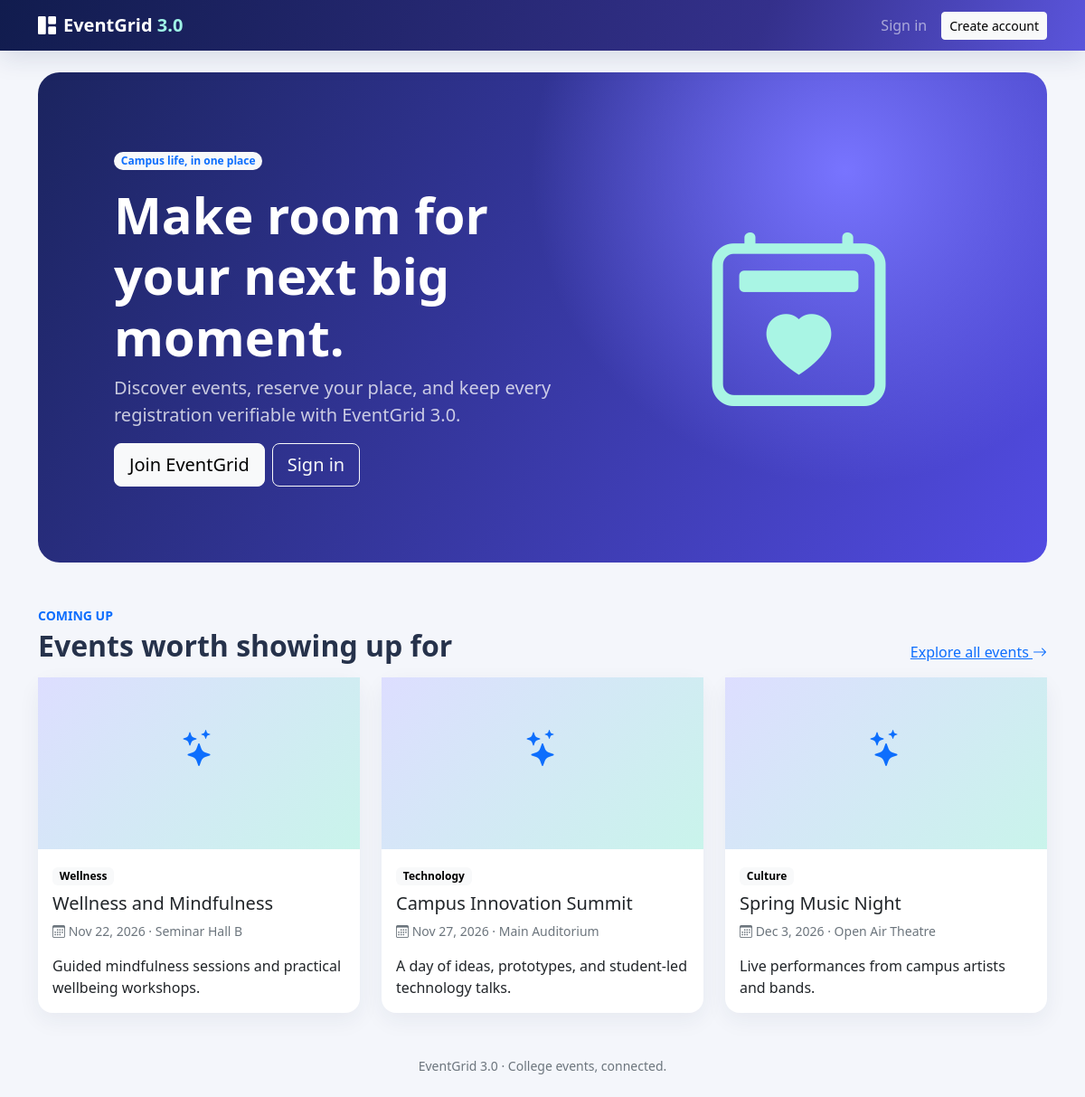
The page / on the database its author committed.
### tables this page shows
CREATE TABLE events (
  id BIGINT UNSIGNED AUTO_INCREMENT PRIMARY KEY,
  title VARCHAR(180) NOT NULL,
  description TEXT NOT NULL,
  category VARCHAR(80) NOT NULL,
  venue VARCHAR(180) NOT NULL,
  event_date DATE NOT NULL,
  start_time TIME NOT NULL,
  end_time TIME NOT NULL,
  reg_deadline DATETIME NOT NULL,
  max_participants INT UNSIGNED NOT NULL,
  poster VARCHAR(255) NULL,
  status ENUM('Open','Closed','Cancelled') NOT NULL DEFAULT 'Open',
  created_by BIGINT UNSIGNED NULL,
  created_at TIMESTAMP NOT NULL DEFAULT CURRENT_TIMESTAMP,
  updated_at TIMESTAMP NOT NULL DEFAULT CURRENT_TIMESTAMP ON UPDATE CURRENT_TIMESTAMP,
  deleted_at DATETIME NULL,
  CONSTRAINT fk_events_admin FOREIGN KEY (created_by) REFERENCES users(id) ON DELETE SET NULL,
  INDEX idx_events_date_status (event_date, status),
  INDEX idx_events_category (category)
);

### includes/functions.php (called while the page is built, shortened)
<?php
require_once __DIR__ . '/db.php';
function e(?string $value): string { return htmlspecialchars($value ?? '', ENT_QUOTES | ENT_SUBSTITUTE, 'UTF-8'); }
function url(string $path = ''): string { return rtrim(BASE_URL, '/') . ($path === '' ? '' : '/' . ltrim($path, '/')); }
function send_page_reminders(): void
{
    require_once dirname(__DIR__) . '/cron/reminder_runner.php';
    run_reminders();
}

### includes/db.php (called while the page is built, shortened)
<?php
function db(): PDO
{
    static $pdo;
    if (!$pdo) {
        $pdo = new PDO(
            'mysql:host=' . DB_HOST . ';dbname=' . DB_NAME . ';charset=utf8mb4',
            DB_USER,
            DB_PASS,
            [PDO::ATTR_ERRMODE => PDO::ERRMODE_EXCEPTION, PDO::ATTR_DEFAULT_FETCH_MODE => PDO::FETCH_ASSOC, PDO::ATTR_EMULATE_PREPARES => false]
        );
    }
    return $pdo;
}

### cron/reminder_runner.php (called while the page is built, shortened)
<?php
require_once dirname(__DIR__).'/includes/functions.php';
function run_reminders(): int
{
    $events=db()->query("SELECT id,title,event_date FROM events WHERE status='Open' AND deleted_at IS NULL AND event_date=DATE_ADD(CURDATE(),INTERVAL 1 DAY)")->fetchAll();
    $sent=0;
    return $sent;
}

### includes/auth.php (called while the page is built, shortened)
<?php
require_once __DIR__ . '/functions.php';
send_page_reminders();

### index.php (the view, shortened to what this page needs)
<?php
require_once __DIR__ . '/includes/functions.php';
$events = db()->query("SELECT e.*, (SELECT COUNT(*) FROM registrations r WHERE r.event_id=e.id AND r.status<>'Cancelled') AS registered FROM events e WHERE e.status='Open' AND e.deleted_at IS NULL AND e.event_date>=CURDATE() ORDER BY e.event_date LIMIT 3")->fetchAll();
require __DIR__ . '/includes/header.php';
?>
<section class="hero mb-5">
 <div class="row align-items-center"><div class="col-lg-7"><span class="badge rounded-pill text-bg-light text-primary mb-3">Campus life, in one place</span><h1 class="display-4 fw-bold">Make room for your next big moment.</h1><p class="lead opacity-75">Discover events, reserve your place, and keep every registration verifiable with EventGrid 3.0.</p><a class="btn btn-light btn-lg me-2" href="<?= e(url('signup.php')) ?>">Join EventGrid</a><a class="btn btn-outline-light btn-lg" href="<?= e(url('login.php')) ?>">Sign in</a></div><div class="col-lg-5 d-none d-lg-block text-center"><i class="bi bi-calendar2-heart" style="font-size:12rem;color:#a9f5e4"></i></div></div>
</section>
<div class="d-flex justify-content-between align-items-end mb-3"><div><p class="text-uppercase small fw-bold text-primary mb-1">Coming up</p><h2 class="fw-bold mb-0">Events worth showing up for</h2></div><a href="<?= e(url('login.php')) ?>">Explore all events <i class="bi bi-arrow-right"></i></a></div>
<div class="row g-4"><?php foreach($events as $event): ?><div class="col-md-4"><article class="card card-hover h-100"><?php if($event['poster']): ?><img class="card-img-top poster" src="<?= e(url('assets/uploads/posters/'.basename($event['poster']))) ?>" alt=""><?php else: ?><div class="poster d-grid place-items-center text-primary fs-1 text-center pt-5"><i class="bi bi-stars"></i></div><?php endif; ?><div class="card-body"><span class="badge text-bg-light"><?= e($event['category']) ?></span><h3 class="h5 mt-2"><?= e($event['title']) ?></h3><p class="text-secondary small"><i class="bi bi-calendar3"></i> <?= e(date('M j, Y',strtotime($event['event_date']))) ?> · <?= e($event['venue']) ?></p><p class="mb-0"><?= e(mb_strimwidth($event['description'],0,125,'…')) ?></p></div></article></div><?php endforeach; ?><?php if(!$events): ?><div class="col"><div class="empty-state card">New events are being planned. Check back soon.</div></div><?php endif; ?></div>
<?php require __DIR__ . '/includes/footer.php'; ?>

### assets/css/app.css (style rules this page uses)
:root { --ink:#172554;--accent:#625bf6;--mist:#f4f6fb;--teal:#15b8a6 }
body { background:var(--mist);color:#26324b;min-height:100vh }
.hero { background:radial-gradient(circle at 80% 20%,#7874ff 0,transparent 35%),linear-gradient(120deg,#1b245f,#524be2);border-radius:1.5rem;color:white;padding:clamp(2rem,7vw,5.5rem) }
.card { border:0;border-radius:1rem;box-shadow:0 8px 25px #1a2b5210 }
.card-hover { transition:transform .18s,box-shadow .18s }
.poster { height:190px;object-fit:cover;background:linear-gradient(135deg,#dddeff,#c9f4eb) }

### rows shown on the page
events: category "Wellness", title "Wellness and Mindfulness", event_date "Nov 22, 2026", venue "Seminar Hall B", description "Guided mindfulness sessions and practical wellbeing workshops."
events: category "Technology", title "Campus Innovation Summit", event_date "Nov 27, 2026", venue "Main Auditorium", description "A day of ideas, prototypes, and student-led technology talks."
events: category "Culture", title "Spring Music Night", event_date "Dec 3, 2026", venue "Open Air Theatre", description "Live performances from campus artists and bands."
